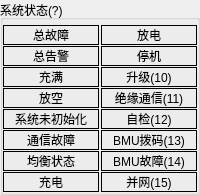
          <widget class="QGroupBox" name="G_SysStatus">
           <property name="sizePolicy">
            <sizepolicy hsizetype="Preferred" vsizetype="Minimum">
             <horstretch>0</horstretch>
             <verstretch>0</verstretch>
            </sizepolicy>
           </property>
           <property name="title">
            <string>系统状态(?)</string>
           </property>
           <layout class="QHBoxLayout" name="horizontalLayout_2">
            <property name="spacing">
             <number>2</number>
            </property>
            <property name="leftMargin">
             <number>0</number>
            </property>
            <property name="topMargin">
             <number>5</number>
            </property>
            <property name="rightMargin">
             <number>0</number>
            </property>
            <property name="bottomMargin">
             <number>0</number>
            </property>
            <item>
             <layout class="QVBoxLayout" name="verticalLayout_3">
              <property name="spacing">
               <number>1</number>
              </property>
              <property name="bottomMargin">
               <number>0</number>
              </property>
              <item>
               <widget class="QLabel" name="bSysErr">
                <property name="frameShape">
                 <enum>QFrame::Box</enum>
                </property>
                <property name="text">
                 <string>总故障</string>
                </property>
                <property name="alignment">
                 <set>Qt::AlignCenter</set>
                </property>
                <property name="wordWrap">
                 <bool>true</bool>
                </property>
               </widget>
              </item>
              <item>
               <widget class="QLabel" name="bSysAlm">
                <property name="frameShape">
                 <enum>QFrame::Box</enum>
                </property>
                <property name="text">
                 <string>总告警</string>
                </property>
                <property name="alignment">
                 <set>Qt::AlignCenter</set>
                </property>
                <property name="wordWrap">
                 <bool>true</bool>
                </property>
               </widget>
              </item>
              <item>
               <widget class="QLabel" name="bSysFull">
                <property name="frameShape">
                 <enum>QFrame::Box</enum>
                </property>
                <property name="text">
                 <string>充满</string>
                </property>
                <property name="alignment">
                 <set>Qt::AlignCenter</set>
                </property>
                <property name="wordWrap">
                 <bool>true</bool>
                </property>
               </widget>
              </item>
              <item>
               <widget class="QLabel" name="bSysEmpty">
                <property name="frameShape">
                 <enum>QFrame::Box</enum>
                </property>
                <property name="text">
                 <string>放空</string>
                </property>
                <property name="alignment">
                 <set>Qt::AlignCenter</set>
                </property>
                <property name="wordWrap">
                 <bool>true</bool>
                </property>
               </widget>
              </item>
              <item>
               <widget class="QLabel" name="bSysInit">
                <property name="frameShape">
                 <enum>QFrame::Box</enum>
                </property>
                <property name="lineWidth">
                 <number>1</number>
                </property>
                <property name="midLineWidth">
                 <number>0</number>
                </property>
                <property name="text">
                 <string>系统未初始化</string>
                </property>
                <property name="alignment">
                 <set>Qt::AlignCenter</set>
                </property>
                <property name="wordWrap">
                 <bool>true</bool>
                </property>
                <property name="margin">
                 <number>0</number>
                </property>
               </widget>
              </item>
              <item>
               <widget class="QLabel" name="bSysCommErr">
                <property name="frameShape">
                 <enum>QFrame::Box</enum>
                </property>
                <property name="text">
                 <string>通信故障</string>
                </property>
                <property name="alignment">
                 <set>Qt::AlignCenter</set>
                </property>
                <property name="wordWrap">
                 <bool>true</bool>
                </property>
               </widget>
              </item>
              <item>
               <widget class="QLabel" name="bSysBalance">
                <property name="frameShape">
                 <enum>QFrame::Box</enum>
                </property>
                <property name="text">
                 <string>均衡状态</string>
                </property>
                <property name="alignment">
                 <set>Qt::AlignCenter</set>
                </property>
                <property name="wordWrap">
                 <bool>true</bool>
                </property>
               </widget>
              </item>
              <item>
               <widget class="QLabel" name="bSysCharge">
                <property name="frameShape">
                 <enum>QFrame::Box</enum>
                </property>
                <property name="text">
                 <string>充电</string>
                </property>
                <property name="alignment">
                 <set>Qt::AlignCenter</set>
                </property>
                <property name="wordWrap">
                 <bool>true</bool>
                </property>
               </widget>
              </item>
             </layout>
            </item>
            <item>
             <layout class="QVBoxLayout" name="verticalLayout_4">
              <property name="spacing">
               <number>1</number>
              </property>
              <item>
               <widget class="QLabel" name="bSysDischarge">
                <property name="frameShape">
                 <enum>QFrame::Box</enum>
                </property>
                <property name="frameShadow">
                 <enum>QFrame::Plain</enum>
                </property>
                <property name="text">
                 <string>放电</string>
                </property>
                <property name="alignment">
                 <set>Qt::AlignCenter</set>
                </property>
                <property name="wordWrap">
                 <bool>true</bool>
                </property>
               </widget>
              </item>
              <item>
               <widget class="QLabel" name="bSysStop">
                <property name="frameShape">
                 <enum>QFrame::Box</enum>
                </property>
                <property name="text">
                 <string>停机</string>
                </property>
                <property name="alignment">
                 <set>Qt::AlignCenter</set>
                </property>
                <property name="wordWrap">
                 <bool>true</bool>
                </property>
               </widget>
              </item>
              <item>
               <widget class="QLabel" name="bSys10">
                <property name="frameShape">
                 <enum>QFrame::Box</enum>
                </property>
                <property name="text">
                 <string>升级(10)</string>
                </property>
                <property name="alignment">
                 <set>Qt::AlignCenter</set>
                </property>
                <property name="wordWrap">
                 <bool>true</bool>
                </property>
               </widget>
              </item>
              <item>
               <widget class="QLabel" name="bSys11">
                <property name="frameShape">
                 <enum>QFrame::Box</enum>
                </property>
                <property name="text">
                 <string>绝缘通信(11)</string>
                </property>
                <property name="alignment">
                 <set>Qt::AlignCenter</set>
                </property>
                <property name="wordWrap">
                 <bool>true</bool>
                </property>
               </widget>
              </item>
              <item>
               <widget class="QLabel" name="bSys12">
                <property name="frameShape">
                 <enum>QFrame::Box</enum>
                </property>
                <property name="text">
                 <string>自检(12)</string>
                </property>
                <property name="alignment">
                 <set>Qt::AlignCenter</set>
                </property>
                <property name="wordWrap">
                 <bool>true</bool>
                </property>
               </widget>
              </item>
              <item>
               <widget class="QLabel" name="bSys13">
                <property name="frameShape">
                 <enum>QFrame::Box</enum>
                </property>
                <property name="text">
                 <string>BMU拨码(13)</string>
                </property>
                <property name="alignment">
                 <set>Qt::AlignCenter</set>
                </property>
                <property name="wordWrap">
                 <bool>true</bool>
                </property>
               </widget>
              </item>
              <item>
               <widget class="QLabel" name="bSys14">
                <property name="frameShape">
                 <enum>QFrame::Box</enum>
                </property>
                <property name="text">
                 <string>BMU故障(14)</string>
                </property>
                <property name="alignment">
                 <set>Qt::AlignCenter</set>
                </property>
                <property name="wordWrap">
                 <bool>true</bool>
                </property>
               </widget>
              </item>
              <item>
               <widget class="QLabel" name="bSys15">
                <property name="frameShape">
                 <enum>QFrame::Box</enum>
                </property>
                <property name="text">
                 <string>并网(15)</string>
                </property>
                <property name="alignment">
                 <set>Qt::AlignCenter</set>
                </property>
                <property name="wordWrap">
                 <bool>true</bool>
                </property>
               </widget>
              </item>
             </layout>
            </item>
           </layout>
          </widget>
